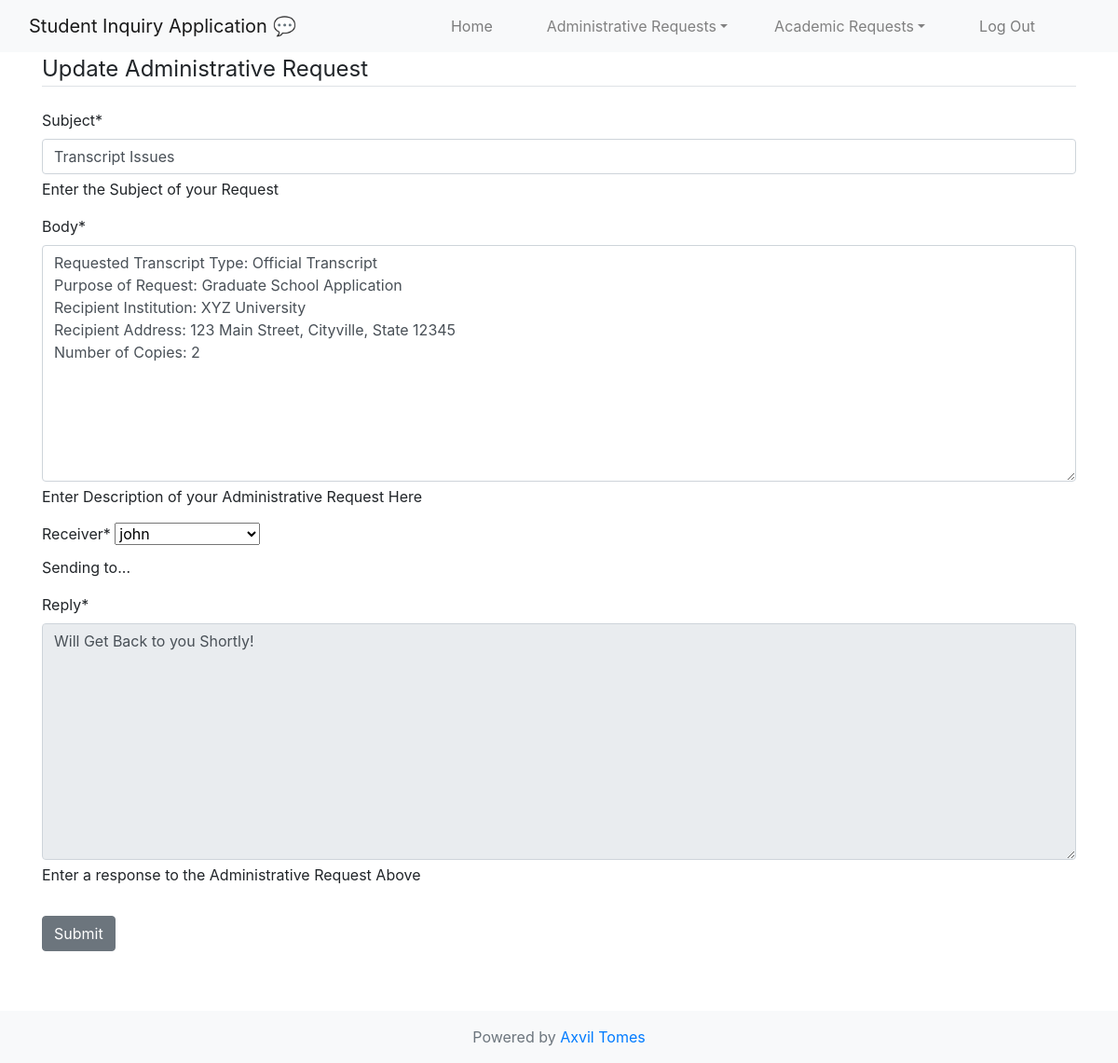
The page /administrativerequest/5/update/ (signed in) on the database its author committed.
### inquiries/models.py (models this page shows, shortened)
class AdministrativeRequests(models.Model):
    subject = models.CharField(max_length=100, help_text="Enter the Subject of your Request")
    body = models.TextField(max_length=2000, help_text="Enter Description of your Administrative Request Here")
    request_date = models.DateTimeField(auto_now_add=True, help_text="Date and time when the request was made")
    receiver = models.ForeignKey(CustomUser, on_delete=models.CASCADE, related_name='received_admin_requests', help_text="Sending to...")
    sender = models.ForeignKey(CustomUser, on_delete=models.CASCADE, related_name='sent_admin_requests', help_text="Sent By...", default=None)
    reply =  models.TextField(max_length=2000, help_text="Enter a response to the Administrative Request Above", default="No Response Yet...")
    class Meta:
        verbose_name_plural = "Administrative Requests"

### inquiries/views.py (the view, shortened to what this page needs)
# urls.py: path('administrativerequest/<int:pk>/update/', AdministrativeRequestsUpdateView.as_view(), name='administrativerequests-update'),
class AdministrativeRequestsUpdateView(UpdateView):
    model = AdministrativeRequests
    fields = ['subject', 'body', 'receiver', 'reply']
    template_name = 'inquiries/admin_requests_details.html'
    def get_context_data(self, **kwargs):
        context = super().get_context_data(**kwargs)
        context['table_title'] = 'Update Administrative Request'
        return context
    def get_form(self, form_class=None):
        form = super().get_form(form_class)
        if self.request.user.is_student():
            form.fields['reply'].widget.attrs['readonly'] = True
        return form

### users/models.py (called while the page is built)
    def is_student(self):
        return self.user_type == 'student'

### inquiries/templates/inquiries/admin_requests_details.html (shortened to what this page needs)
{% extends 'users/base.html' %}
{% load crispy_forms_tags %}
{% block content %}
    <div class="content-section">
        <form method="post">
            <fieldset class="form-group">
                <legend class="border-bottom mb-4">{{ table_title }}</legend>
                {{ form|crispy }}
            </fieldset>
            <div class="form-group mt-2">
                <button class="btn btn-secondary" type="submit">Submit</button>
            </div>
        </form>
    </div>
{% endblock content%}

### rows shown on the page
AdministrativeRequests: subject "Transcript Issues", body "Requested Transcript Type: Official Transcript Purpose of Request: Graduate School Application Recipient Institution: XYZ University Recipient Address: 123 Main Street, Cityville, State 12345 Number of Copies: 2", receiver "john", reply "Will Get Back to you Shortly!"

### other values the page prints
{{ table_title }} "Update Administrative Request"
